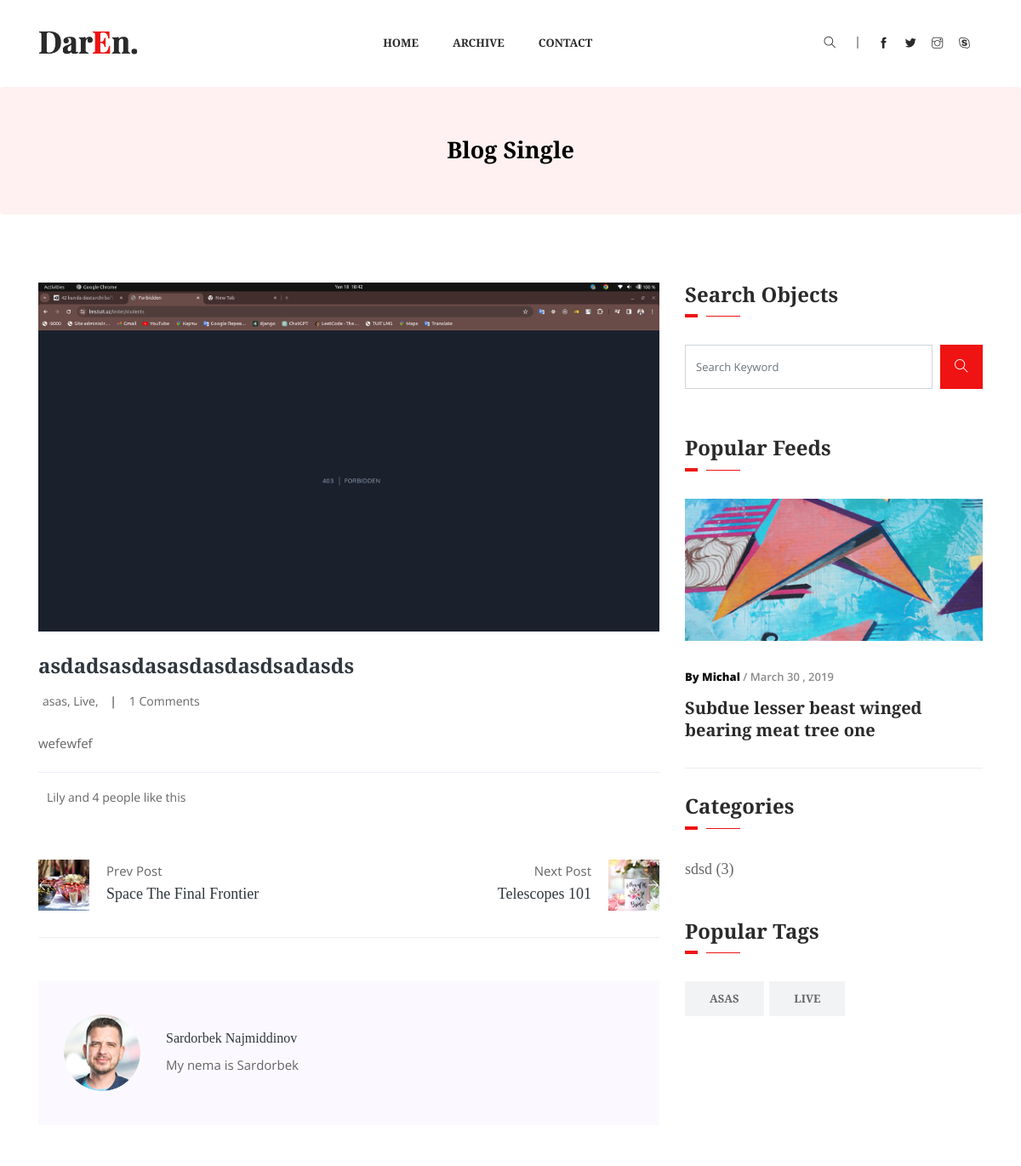
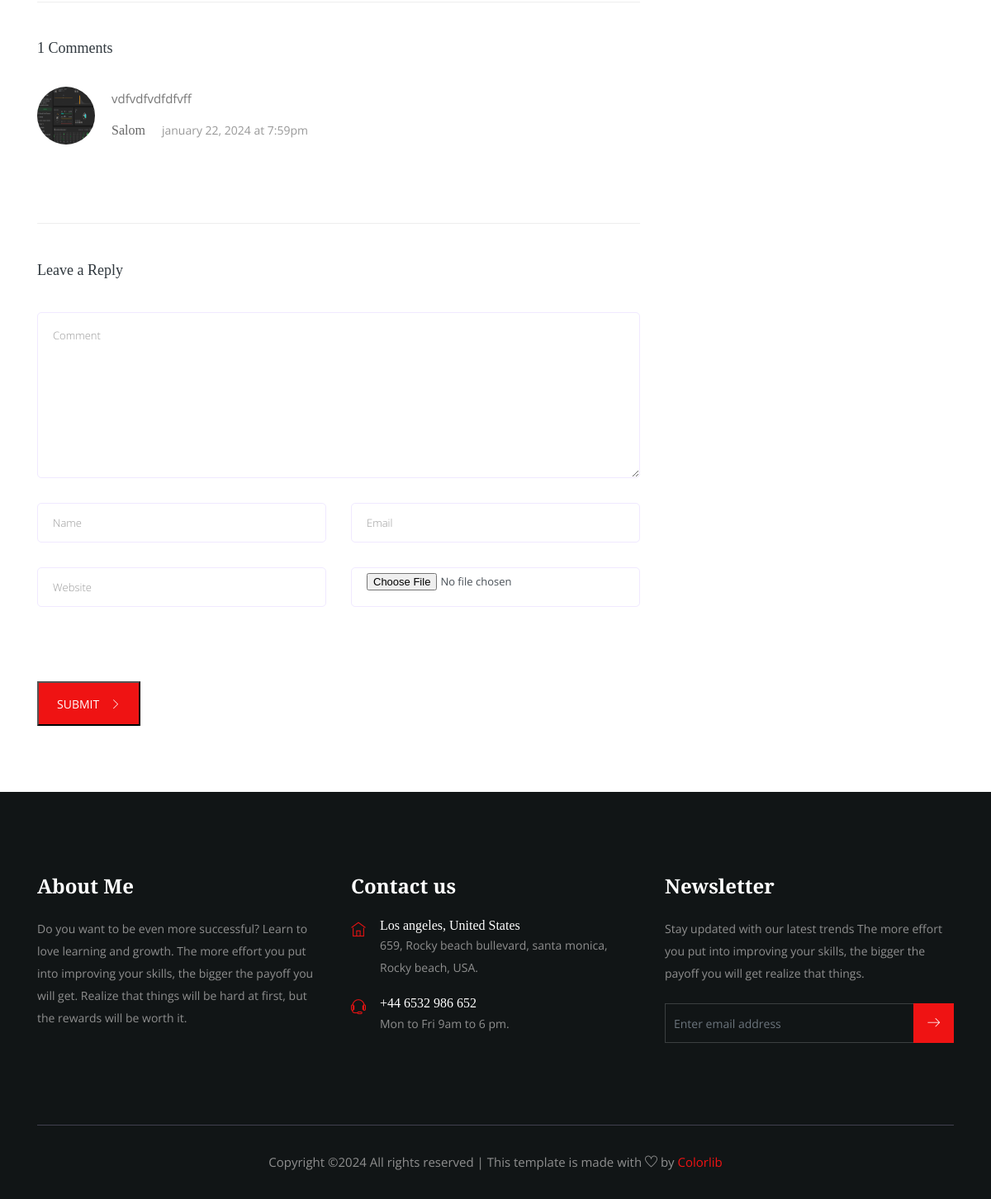
/detail/asdadsasdasasdasdasdsadasds, run on the app's committed database (2 pictures, top to bottom).
### article/models.py (models this page shows, shortened)
class Article(models.Model):
    author = models.ForeignKey(Author, on_delete=models.SET_NULL, null=True, blank=True, related_name='articles')
    category = models.ForeignKey(Category, on_delete=models.SET_NULL, null=True, blank=True, related_name='articles')
    tags = models.ManyToManyField(Tags, related_name='tags')
    title = models.CharField(max_length=250)
    content = RichTextField()
    created_at = models.DateTimeField(auto_now_add=True)
    image = models.ImageField(upload_to='article/')
    slug = models.SlugField()
    modified_date = models.DateTimeField(auto_now=True)
    is_quote = models.BooleanField(default=False, null=True, blank=True)

class Tags(models.Model):
    name = models.CharField(max_length=50)

class Author(models.Model):
    name = models.CharField(max_length=50)
    image = models.ImageField(upload_to='author/')
    content = models.TextField(null=True, blank=True)

class Comment(models.Model):
    article = models.ForeignKey(Article, on_delete=models.SET_NULL, null=True, blank=True, related_name='comments')
    name = models.CharField(max_length=50)
    image = models.ImageField(upload_to='comments/')
    email = models.EmailField(null=True, blank=True, max_length=50)
    website = models.CharField(null=True, blank=True, max_length=50)
    comment = models.TextField()
    created_at = models.DateTimeField(auto_now_add=True, null=True, blank=True)

class Category(models.Model):
    name = models.CharField(max_length=50)
    class Meta:
        verbose_name_plural = "Categories"

### article/views.py (the view, shortened to what this page needs)
# urls.py: path('detail/<slug:slug>', article_detail, name='detail')
def article_detail(request, slug):
    article = get_object_or_404(Article, slug=slug)
    categories = Category.objects.all()
    tags = Tags.objects.all()
    form = CommentForm()
    q = request.GET.get('q')
    if q:
        resolve = resolve_url('/list/?q='+q)
        return redirect(resolve)
    ctx = {
        'article': article,
        'form': form,
        'categories': categories,
        'tags': tags
    }
    return render(request, 'article/single-blog.html', ctx)

### templates/article/single-blog.html (shortened to what this page needs)
    {% extends 'base.html' %}
{% load static %}
{% block content %}
<section class="breadcrumb breadcrumb_bg">
    <div class="container">
        <div class="row">
            <div class="col-lg-12">
                <div class="breadcrumb_iner text-center">
                    <div class="breadcrumb_iner_item">
                        <h2>Blog Single</h2>
                    </div>
                </div>
            </div>
        </div>
    </div>
</section>
<section class="blog_area single-post-area all_post section_padding">
    <div class="container">
        <div class="row">
            <div class="col-lg-8 posts-list">
                <div class="single-post">
                    <div class="feature-img">
                        <img class="img-fluid" src="{{ article.image.url }}" alt>
                    </div>
                    <div class="blog_details">
                        <h2>{{ article.title }}</h2>
                        <ul class="blog-info-link mt-3 mb-4">
                            <li><a href="">
                                {% for foo in article.tags.values %}
                                	{{ foo.name }},
                                {% endfor %}
                            </a></li>
                            <li><a href="#"> {{ article.comments.count }} Comments</a></li>
                        </ul>
                        {{ article.content|safe }}
                    </div>
                </div>
                <div class="navigation-top">
                    <div class="d-sm-flex justify-content-between text-center">
                        <p class="like-info"><span class="align-middle"></span> Lily and 4
                            people like this</p>
                        <div class="col-sm-4 text-center my-2 my-sm-0">
                        </div>
                        <ul class="social-icons">
                        </ul>
                    </div>
                    <div class="navigation-area">
                        <div class="row">
                            <div class="col-lg-6 col-md-6 col-12 nav-left flex-row d-flex justify-content-start align-items-center">
                                <div class="thumb">
                                    <a href="#">
                                        <img class="img-fluid" src="{% static 'img/post/preview.png' %}" alt>
                                    </a>
                                </div>
                                <div class="arrow">
                                    <a href="#">
                                        <span class="text-white ti-arrow-left"></span>
                                    </a>
                                </div>
                                <div class="detials">
                                    <p>Prev Post</p>
                                    <a href="#">
                                        <h4>Space The Final Frontier</h4>
                                    </a>
                                </div>
                            </div>
                            <div class="col-lg-6 col-md-6 col-12 nav-right flex-row d-flex justify-content-end align-items-center">
                                <div class="detials">
                                    <p>Next Post</p>
                                    <a href="#">
                                        <h4>Telescopes 101</h4>
                                    </a>
                                </div>
                                <div class="arrow">
                                    <a href="#">
                                        <span class="text-white ti-arrow-right"></span>
                                    </a>
                                </div>
                                <div class="thumb">
                                    <a href="#">
                                        <img class="img-fluid" src="{% static 'img/post/next.png' %}" alt>
                                    </a>
                                </div>
                            </div>
                        </div>
                    </div>
                </div>
                <div class="blog-author">
                    <div class="media align-items-center">
                        <img src="{{ article.author.image.url }}" alt>
                        <div class="media-body">
                            <a href="/">
                                <h4>{{ article.author.name }}</h4>
                            </a>
                            <p>{{ article.author.content }}</p>
                        </div>
                    </div>
                </div>
                <div class="comments-area">
                    <h4>{{ article.comments.count }} Comments</h4>
                    {% for comment in article.comments.all %}
                    <div class="comment-list">
                        <div class="single-comment justify-content-between d-flex">
                            	<div class="user justify-content-between d-flex">
                                <div class="thumb">
                                    <img height="70px" width="70px" src="{{ comment.image.url }}" alt>
                                </div>
                                <div class="desc">
                                    <p  class="comment">
                                        {{ comment.comment }}
                                    </p>
                                    <div class="d-flex justify-content-between">
                                        <div class="d-flex align-items-center">
                                            <h5>
                                                <a href="#">{{ comment.name }}</a>
                                            </h5>
                                            <p class="date">{{ comment.created_at|date:'F d, Y \a\t g:iA'|lower }} </p>
                                        </div>
                                    </div>
                                </div>
                            </div>
                        </div>
                    </div>
                     {% endfor %}
                </div>
                <div id="#comment" class="comment-form">
                    <h4>Leave a Reply</h4>
                    <form class="form-contact comment_form" id="commentForm" method="post" enctype="multipart/form-data">
                        <div class="row">
                            <div class="col-12">
                                <div class="form-group">
                                    {{ form.comment }}
                                </div>
                            </div>
                            <div class="col-sm-6">
                                <div class="form-group">
                                    {{ form.name }}
                                </div>
                            </div>
                            <div class="col-sm-6">
                                <div class="form-group">
                                    {{ form.email }}
                                </div>
                            </div>
                            <div class="col-md-6">
                                <div class="form-group">
                                    {{ form.website }}
                                </div>
                            </div>
                            <div class="col-md-6">
                                <div class="form-group">
                                    {{ form.image }}
                                </div>
                            </div>
                        </div>
                        <div class="load_btn">
                            <button type="submit" class="btn_1">SUBMIT <i class="ti-angle-right"></i></button>
                        </div>
                    </form>
                </div>
            </div>
            <div class="col-lg-4">
                <div class="sidebar_widget">
                    <div class="sidebar_tittle">
                        <h3>Search Objects</h3>
                    </div>
                    <form>
                        <div class="form-group">
                            <div class="input-group mb-3">
                                <input type="text" class="form-control" name="q" placeholder="Search Keyword"
                                       onfocus="this.placeholder = ''" onblur="this.placeholder = 'Search Keyword'">
                                <div class="input-group-append">
                                    <button class="btn" type="submit"><i class="ti-search"></i></button>
                                </div>
                            </div>
                        </div>
                    </form>
                    <div class="sidebar_tittle">
                        <h3>Popular Feeds</h3>
                    </div>
                    <div class="single_catagory_post post_2 single_border_bottom">
                        <div class="category_post_img">
                            <img src="{% static 'img/sidebar/sidebar_1.png' %}" alt>
                        </div>
                        <div class="post_text_1 pr_30">
                            <p><span> By Michal</span> / March 30 , 2019</p>
                            <a href="single-blog.html">
                                <h3>Subdue lesser beast winged
                                    bearing meat tree one</h3>
                            </a>
                        </div>
                    </div>
                    <div class="sidebar_tittle">
                        <h3>Categories</h3>
                    </div>
                    <div class="single_catagory_item category">
                        <ul class="list-unstyled">
                            {% for category in categories %}
                            	<li><a href="/list?cat={{ category.name }}">{{ category.name }} ({{ category.articles.count }})</a></li>
                            {% endfor %}
                        </ul>
                    </div>
                    <div class="sidebar_tittle">
                        <h3>Popular Tags</h3>
                    </div>
                    <div class="single_catagory_item tags">
                        <ul class="list-unstyled">
                            {% for tag in tags %}
                            	<li><a href="/list?tag={{ tag.name }}">{{ tag.name }}</a></li>
                            {% endfor %}
                        </ul>
                    </div>
                </div>
            </div>
        </div>
    </div>
</section>
{% endblock %}

### data on the page
Article: image (picture), title "asdadsasdasasdasdasdsadasds", comments.count "1", content "wefewfef", author.image (picture), author.name "Sardorbek Najmiddinov", author.content "My nema is Sardorbek"
Tags: name "asas", name "ASAS"
Tags: name "Live", name "LIVE"
Comment: image (picture), comment "vdfvdfvdfdfvff", name "Salom", created_at "january 22, 2024 at 7:59pm"
Category: name "sdsd", articles.count "3"
